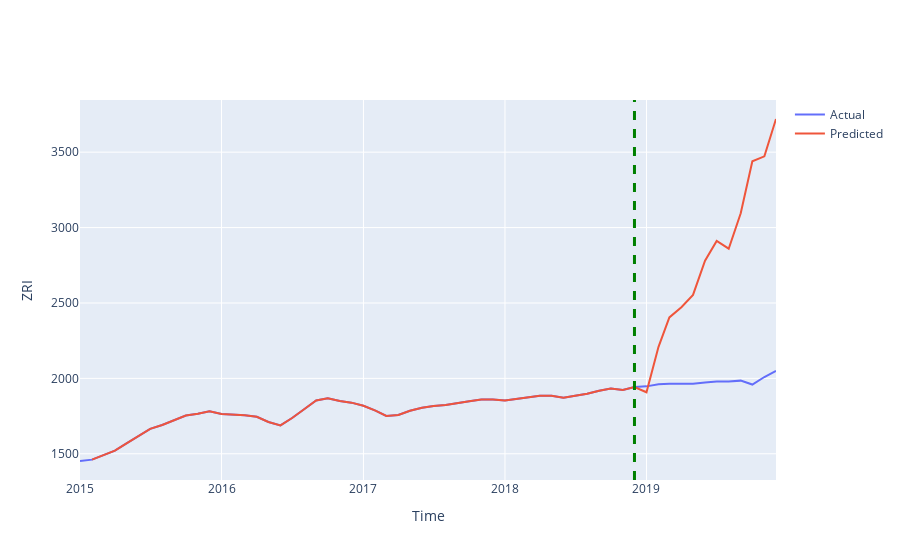

This figure's notebook cell:
### Code cell
fig = go.Figure()
fig.add_trace(go.Line(x = y[y['zip']==curr_zip].index, y = y[y['zip']==curr_zip]['zri'], mode = 'lines', name = 'Actual'))
fig.add_trace(go.Line(x = pred_dict[curr_zip].index, y = pred_dict[curr_zip], mode = 'lines', name = 'Predicted'))
fig.add_vline(x=y[y['zip']==curr_zip].index[47], line_width=3, line_dash="dash", line_color="green")
# fig.add_trace(go.Line(x = fcast.index, y = fcast['mean_ci_upper'], mode = 'lines', line=dict(color="#ffe476")))
# fig.add_trace(go.Line(x = fcast.index, y = fcast['mean_ci_lower'], mode = 'lines', fill = 'tonexty', line=dict(color="#ffe476"), name = 'Confidence interval'))
fig.update_yaxes(title = 'ZRI')
fig.update_xaxes(title = 'Time')
fig.show()
